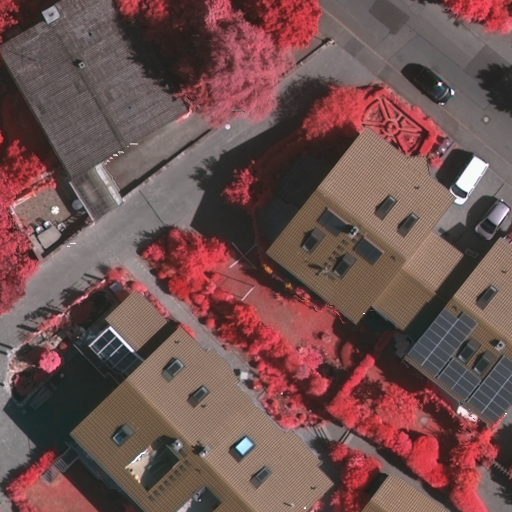
#> input picture test/I_top_mosaic_09cm_area15_18.png, 512 x 512 px, found by its file name
$ python label_to_color.py
#> lines starting #> are read from the running program, lines starting #| are printed output that depends on the picture
# --------------------------------------------------------
# Script
# Copyright (c) 2021 EDL Lab
#
# Written by Bo Zhang
# --------------------------------------------------------
# To convert the label-level annotation map to the color-level figure
# -----------------------------------------------------------

import matplotlib.pyplot as plt
from matplotlib import gridspec
import numpy as np
import cv2

def create_pascal_label_colormap():

    colormap = np.zeros((256, 3), dtype=int)
    ind = np.arange(256, dtype=int)

    for shift in reversed(range(8)):
        for channel in range(3):
            colormap[:, channel] |= ((ind >> channel) & 1) << shift
        ind >>= 3

    return colormap


def label_to_color_image(label):

    if label.ndim != 2:
        raise ValueError('Expect 2-D input label')

    colormap = create_pascal_label_colormap()

    if np.max(label) >= len(colormap):
        raise ValueError('label value too large.')

    return colormap[label]


def vis_segmentation(image, seg_map):

    plt.figure(figsize=(15, 5))
    grid_spec = gridspec.GridSpec(1, 4, width_ratios=[6, 6, 6, 1])

    plt.subplot(grid_spec[0])
    plt.imshow(image)
    plt.axis('off')
    plt.title('input image')

    plt.subplot(grid_spec[1])
    seg_image = label_to_color_image(seg_map).astype(np.uint8)
    plt.imshow(seg_image)
    plt.axis('off')
    plt.title('segmentation map')

    plt.subplot(grid_spec[2])
    plt.imshow(image)
    plt.imshow(seg_image, alpha=0.7)
    plt.axis('off')
    plt.title('segmentation overlay')

    unique_labels = np.unique(seg_map)
    ax = plt.subplot(grid_spec[3])
    plt.imshow(FULL_COLOR_MAP[unique_labels].astype(np.uint8), interpolation='nearest')
    ax.yaxis.tick_right()
    plt.yticks(range(len(unique_labels)), LABEL_NAMES[unique_labels])
    plt.xticks([], [])
    ax.tick_params(width=0.0)
    plt.grid('off')
    plt.show()

LABEL_NAMES = np.asarray(['background', 'person'])
FULL_LABEL_MAP = np.arange(len(LABEL_NAMES)).reshape(len(LABEL_NAMES), 1)
FULL_COLOR_MAP = label_to_color_image(FULL_LABEL_MAP)

imgfile = "/remote-home/V100/zb/IntraDA-gh-pages/test/I_top_mosaic_09cm_area15_18.png"
pngfile = "/remote-home/V100/zb/IntraDA-gh-pages/test/top_mosaic_09cm_area15_18.png"
img = cv2.imread(imgfile, 1)
#> img is the input picture: shape (512, 512, 3); mean B, G, R 79.8, 81.7, 113.2
img = img[:,:,::-1]
seg_map = cv2.imread(pngfile, 0)
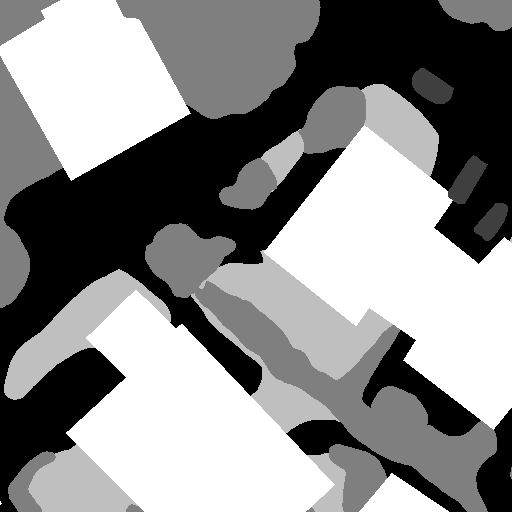
#> input picture test/top_mosaic_09cm_area15_18.png, 512 x 512 px, found by its file name
#> seg_map is the input picture: shape (512, 512); min 2, max 6, mean 4.16
vis_segmentation(img, seg_map)
#> in label_to_color_image (call 2), `return colormap[label]`:
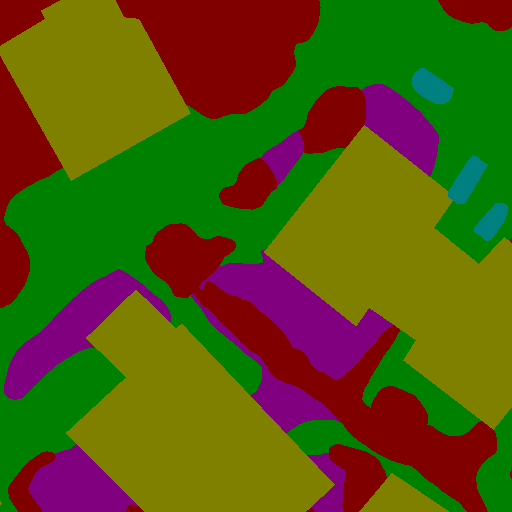
#> returned value: shape (512, 512, 3) int64; mean of channels 0, 1, 2 15.5, 87.1, 85.6; drawn as B, G, R
#> in vis_segmentation, `unique_labels = np.unique(seg_map)`: unique_labels = [2, 3, 4, 5, 6]
#> (the run stopped early here; a loop or call above may not have finished)
